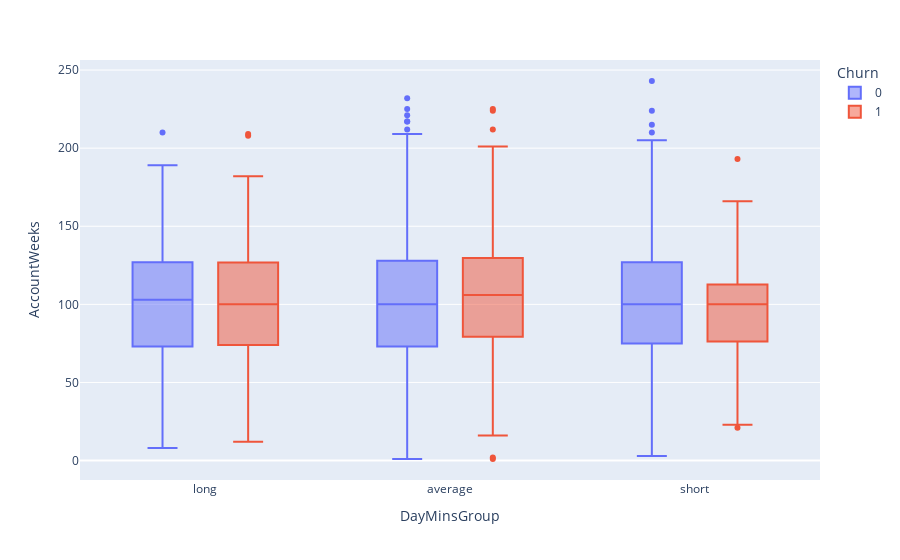

Notebook code for this chart:
### Markdown cell above
* Monthly charge does not seems to be a significant factor for churning , as the Monthly charges are similiar or less for churning customers.

### Code cell
# Distibution of Time period of active customer for different duration of calls
fig = px.box(df, x = 'DayMinsGroup', y = 'AccountWeeks', color = 'Churn')
fig.show()

### Figure 1 — Plotly figure (JSON) as saved in the notebook; plotly's stock layout.template omitted (floating-point values rounded to 4 significant figures; data arrays with more than 128 entries replaced by an {"elided": "..."} marker saying what was removed)
{"data": [{"alignmentgroup": "True", "hovertemplate": "Churn=0<br>DayMinsGroup=%{x}<br>AccountWeeks=%{y}<extra></extra>", "legendgroup": "0", "marker": {"color": "#636efa"}, "name": "0", "notched": false, "offsetgroup": "0", "orientation": "v", "showlegend": true, "type": "box", "x": {"elided": "2850 str values"}, "x0": " ", "xaxis": "x", "y": {"elided": "2850 int values"}, "y0": " ", "yaxis": "y"}, {"alignmentgroup": "True", "hovertemplate": "Churn=1<br>DayMinsGroup=%{x}<br>AccountWeeks=%{y}<extra></extra>", "legendgroup": "1", "marker": {"color": "#EF553B"}, "name": "1", "notched": false, "offsetgroup": "1", "orientation": "v", "showlegend": true, "type": "box", "x": {"elided": "483 str values"}, "x0": " ", "xaxis": "x", "y": {"elided": "483 int values"}, "y0": " ", "yaxis": "y"}], "layout": {"boxmode": "group", "legend": {"title": {"text": "Churn"}, "tracegroupgap": 0}, "margin": {"t": 60}, "xaxis": {"anchor": "y", "domain": [0, 1], "title": {"text": "DayMinsGroup"}}, "yaxis": {"anchor": "x", "domain": [0, 1], "title": {"text": "AccountWeeks"}}}}
